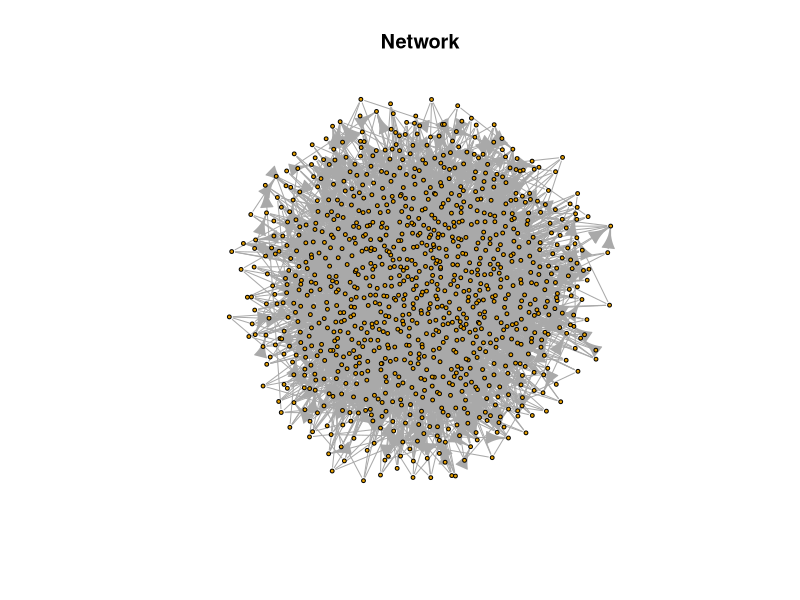
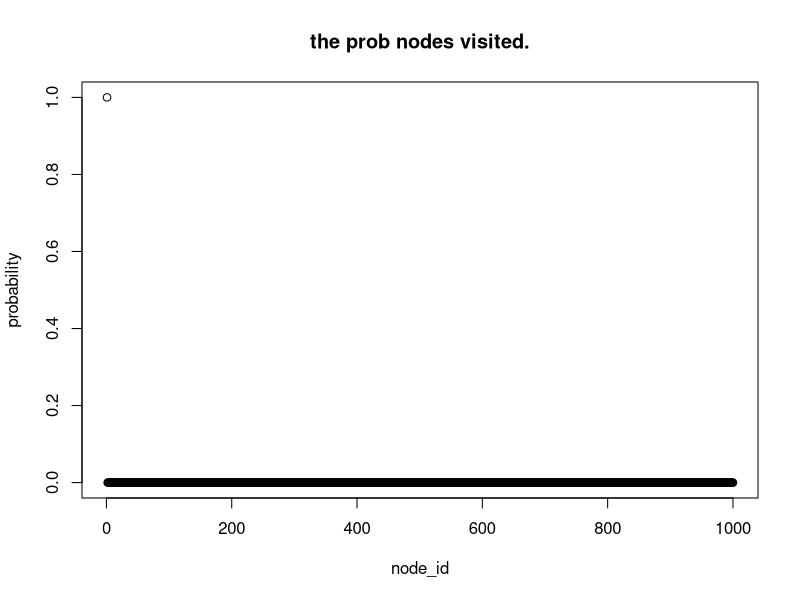
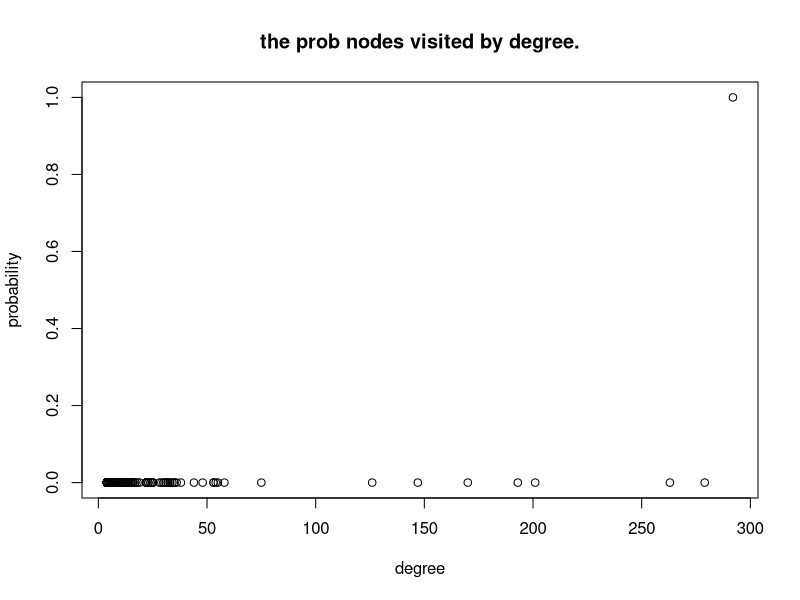

These figures' R source, in order: (Note: a time limit stopped this script after it produced the figures.)
library('igraph')
library('Matrix')
library('pracma')


create_transition_matrix = function (g, adj) {
    # WARNING: make sure your graph is connected (you might input GCC of your graph)
    vs = V(g)
    n = vcount(g)
    adj[diag(rowSums(adj) == 0)] = 1  # handle if the user is using the function for networks with isolated nodes by creating self-edges
    z = matrix(rowSums(adj, , 1))
    
    transition_matrix = adj / repmat(z, 1, n)  # normalize to get probabilities
    
    return(transition_matrix)
}
create_transition_matrix = function (g, adj) {
    # WARNING: make sure your graph is connected (you might input GCC of your graph)
    vs = V(g)
    n = vcount(g)
    adj[diag(rowSums(adj) == 0)] = 1  # handle if the user is using the function for networks with isolated nodes by creating self-edges
    z = matrix(rowSums(adj, , 1))
    
    transition_matrix = adj / repmat(z, 1, n)  # normalize to get probabilities
    
    return(transition_matrix)
}

get_transition_matrix = function (g, alpha=0){
    walk_matrix_adj = as_adjacency_matrix(g)
    jump_matrix_adj = walk_matrix_adj
    jump_matrix_adj[walk_matrix_adj == 0] = 1
    jump_matrix_adj[walk_matrix_adj == 1] = 1
    # print(jump_matrix_adj)

    adj = walk_matrix_adj
    adj2 = jump_matrix_adj

    walk_t_matrix <- create_transition_matrix(g, adj)
    jump_t_matrix <- create_transition_matrix(g, adj2)
    return((1 - alpha) * walk_t_matrix + alpha * jump_t_matrix)
}

random_walk = function (g, num_steps, start_node, t_matrix){
    v = start_node
    for(i in 1: num_steps){
        # fprintf('Step %d: %d\n', i, v)  # COMMENT THIS
        PMF = t_matrix[v, ]
        v = sample(1:vcount(g), 1, prob = PMF)    
    }
    return(v)
}

# 3
n = 1000
g <- sample_pa(n, m = 4,directed = TRUE)
png(filename="./3_network.png")
plot(g, main="Network", vertex.size=2, vertex.label=NA, edge.arrow.size=1 )

step_num = 200
random_num = 1000

start_ids = sample.int(n, random_num)

deg = degree(g)

# 3(a)

count_ids <- rep(0, n)
start_ids = sample.int(n, random_num)

t_matrix = get_transition_matrix(g, 0)

for (i in (1: random_num)) {
    print(i)    
    start_id = start_ids[i]
    node_id = random_walk(g, step_num, start_id, t_matrix)
    count_ids[node_id] = count_ids[node_id] + 1
}

prob = count_ids / random_num

png(filename="./3_a_rw_prob.png")
plot(1:n, prob, main="the prob nodes visited.", xlab = "node_id", ylab = "probability")

png(filename="./3_a_rw_prob_by_degree.png")
plot(degree(g), prob, main="the prob nodes visited by degree.", xlab = "degree", ylab = "probability")
print(max(deg))

# 3(b)
count_ids <- rep(0, n)
start_ids = sample.int(n, random_num)

t_matrix = get_transition_matrix(g, 0.15)

for (i in (1: random_num)) {
    print(i)    
    start_id = start_ids[i]
    node_id = random_walk(g, step_num, start_id, t_matrix)
    count_ids[node_id] = count_ids[node_id] + 1
}

prob = count_ids / random_num

png(filename="./3_b_rw_prob_teleport.png")
plot(1:n, prob, main="the prob nodes visited with teleportation.", xlab = "node_id", ylab = "probability")

png(filename="./3_b_rw_prob_teleport_by_degree.png")
plot(degree(g), prob, main="the prob nodes visited with teleportation by degree.", xlab = "degree", ylab = "probability")
